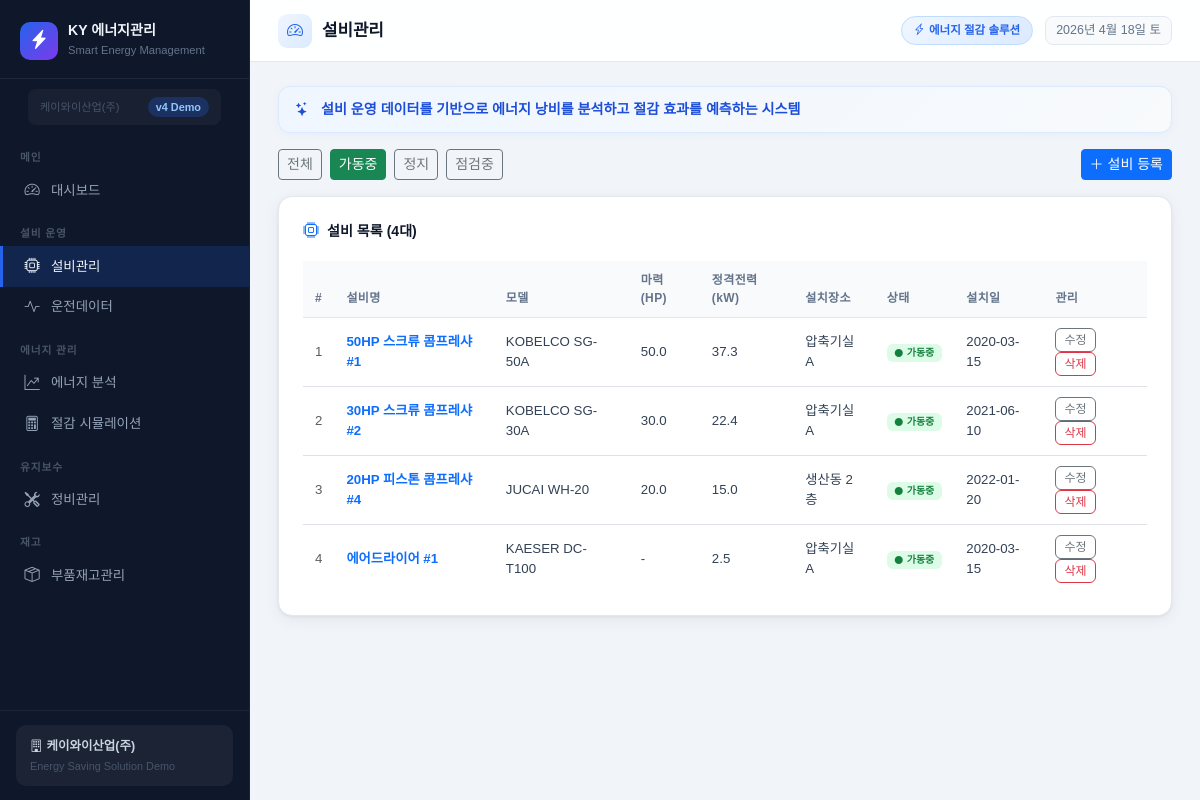
Page /equipment/?status=가동중 on the committed database.
### models.py (models this page shows)
class Equipment(db.Model):
    __tablename__ = 'equipments'
    id           = db.Column(db.Integer, primary_key=True)
    company_id   = db.Column(db.Integer, db.ForeignKey('companies.id'), nullable=True)
    name         = db.Column(db.String(100), nullable=False)
    model        = db.Column(db.String(100))
    horsepower   = db.Column(db.Float)           # HP
    rated_power  = db.Column(db.Float)           # kW
    install_loc  = db.Column(db.String(100))
    status       = db.Column(db.String(20), default='가동중')  # 가동중/정지/점검중
    install_date = db.Column(db.Date)
    memo         = db.Column(db.Text)
    created_at   = db.Column(db.DateTime, default=datetime.utcnow)
    op_logs      = db.relationship('OperationLog', backref='equipment', lazy=True)
    maint_logs   = db.relationship('MaintenanceLog', backref='equipment', lazy=True)
    energy_data  = db.relationship('EnergyAnalysis', backref='equipment', lazy=True)

### routes/equipment.py (the view)
@equipment_bp.route('/')
def index():
    status_filter = request.args.get('status', '')
    q = Equipment.query
    if status_filter:
        q = q.filter_by(status=status_filter)
    equipments = q.order_by(Equipment.id).all()
    return render_template('equipment/index.html', equipments=equipments, status_filter=status_filter)

### templates/equipment/index.html (shortened to what this page needs)
{% extends 'base.html' %}
{% block page_title %}설비관리{% endblock %}
{% block content %}
<div class="d-flex justify-content-between align-items-center mb-3">
  <div class="d-flex gap-2">
    <a href="?status=" class="btn btn-sm {% if not status_filter %}btn-primary{% else %}btn-outline-secondary{% endif %}">전체</a>
    <a href="?status=가동중" class="btn btn-sm {% if status_filter=='가동중' %}btn-success{% else %}btn-outline-secondary{% endif %}">가동중</a>
    <a href="?status=정지" class="btn btn-sm {% if status_filter=='정지' %}btn-danger{% else %}btn-outline-secondary{% endif %}">정지</a>
    <a href="?status=점검중" class="btn btn-sm {% if status_filter=='점검중' %}btn-warning{% else %}btn-outline-secondary{% endif %}">점검중</a>
  </div>
  <a href="/equipment/new" class="btn btn-primary btn-sm"><i class="bi bi-plus-lg me-1"></i>설비 등록</a>
</div>
<div class="card-box">
  <div class="card-title"><i class="bi bi-cpu text-primary"></i> 설비 목록 ({{ equipments|length }}대)</div>
  <div class="table-responsive">
    <table class="table table-hover table-clean mb-0">
      <thead>
        <tr>
          <th>#</th><th>설비명</th><th>모델</th><th>마력(HP)</th><th>정격전력(kW)</th>
          <th>설치장소</th><th>상태</th><th>설치일</th><th>관리</th>
        </tr>
      </thead>
      <tbody>
        {% for eq in equipments %}
        <tr>
          <td class="text-muted">{{ loop.index }}</td>
          <td><a href="/equipment/{{ eq.id }}" class="text-decoration-none fw-semibold">{{ eq.name }}</a></td>
          <td>{{ eq.model or '-' }}</td>
          <td>{{ eq.horsepower or '-' }}</td>
          <td>{{ eq.rated_power or '-' }}</td>
          <td>{{ eq.install_loc or '-' }}</td>
          <td>
            {% if eq.status == '가동중' %}
              <span class="badge badge-run px-2 py-1"><i class="bi bi-circle-fill me-1" style="font-size:.5rem;"></i>가동중</span>
            {% elif eq.status == '점검중' %}
              <span class="badge badge-check px-2 py-1"><i class="bi bi-wrench me-1"></i>점검중</span>
            {% else %}
              <span class="badge badge-stop px-2 py-1"><i class="bi bi-pause-fill me-1"></i>정지</span>
            {% endif %}
          </td>
          <td>{{ eq.install_date or '-' }}</td>
          <td>
            <a href="/equipment/{{ eq.id }}/edit" class="btn btn-xs btn-outline-secondary" style="font-size:.75rem;padding:2px 8px;">수정</a>
            <form action="/equipment/{{ eq.id }}/delete" method="post" class="d-inline"
                  onsubmit="return confirm('삭제하시겠습니까?');">
              <button class="btn btn-xs btn-outline-danger" style="font-size:.75rem;padding:2px 8px;">삭제</button>
            </form>
          </td>
        </tr>
        {% else %}
        <tr><td colspan="9" class="text-center text-muted py-4">등록된 설비가 없습니다.</td></tr>
        {% endfor %}
      </tbody>
    </table>
  </div>
</div>
{% endblock %}

### templates/base.html (style rules this page uses)
:root { --primary: #2563eb; --primary-dark: #1d4ed8; --success: #059669; --warning: #d97706; --danger: #dc2626; --purple: #7c3aed; --cyan: #0891b2; --sidebar-bg: #0f172a; --sidebar-w: 250px; --topbar-h: 62px; --card-radius: 14px; --card-shadow: 0 1px 3px rgba(0,0,0,.06), 0 4px 16px rgba(0,0,0,.06); --card-border: #e2e8f0; }
*, *::before, *::after { box-sizing: border-box; }
html, body { height: 100%; }
body { background: #f1f5f9; font-family: 'Noto Sans KR', sans-serif; font-size: 14px; color: #1e293b; }
.card-box { background: #fff; border-radius: var(--card-radius); border: 1px solid var(--card-border); box-shadow: var(--card-shadow); padding: 22px 24px; }
.card-title { font-size: .88rem; font-weight: 700; color: #0f172a; margin-bottom: 18px; display: flex; align-items: center; gap: 8px; }
.card-title i { font-size: 1rem; }
.table-clean th { font-size: .75rem; color: #64748b; font-weight: 700; background: #f8fafc; letter-spacing: .03em; border-bottom: 1px solid #e2e8f0; padding: 10px 12px; }
.table-clean td { font-size: .83rem; vertical-align: middle; padding: 10px 12px; color: #334155; }
.table-clean tbody tr:last-child td { border-bottom: none; }
.badge-run { background: #dcfce7; color: #15803d; font-weight: 600; }

### rows in the picture
Equipment: name "50HP 스크류 콤프레샤 #1", model "KOBELCO SG-50A", horsepower "50.0", rated_power "37.3", install_loc "압축기실 A", status "가동중" (drawn), install_date "2020-03-15"
Equipment: name "30HP 스크류 콤프레샤 #2", model "KOBELCO SG-30A", horsepower "30.0", rated_power "22.4", install_loc "압축기실 A", status "가동중" (drawn), install_date "2021-06-10"
Equipment: name "20HP 피스톤 콤프레샤 #4", model "JUCAI WH-20", horsepower "20.0", rated_power "15.0", install_loc "생산동 2층", status "가동중" (drawn), install_date "2022-01-20"
Equipment: name "에어드라이어 #1", model "KAESER DC-T100", horsepower "-", rated_power "2.5", install_loc "압축기실 A", status "가동중" (drawn), install_date "2020-03-15"

### other values in the picture
{{ equipments|length }} "4"
